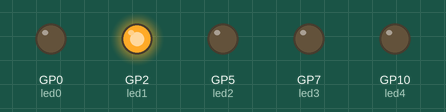
The program below on a simulated Raspberry Pi Pico running MicroPython. On the bench: output pins drawn as LEDs (lit = HIGH).

Above: at 0.02 s.
At 0.77 s:
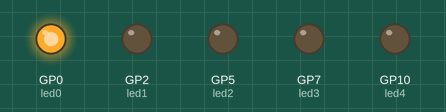
At 1.47 s:
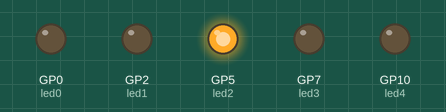
At 2.18 s:
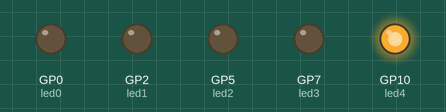
At 2.93 s:
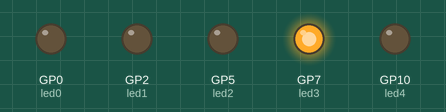
Timing chart, 0 to 3.2 s (numbered marks = the images above):
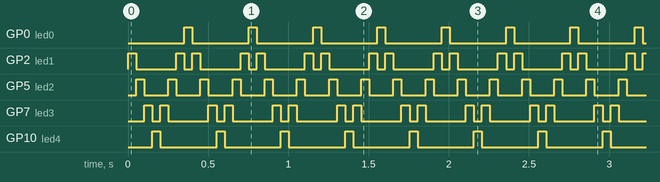

The program:

Cycle5Leds.py
```python
from machine import Pin
from time import sleep

ledindex = 0
direction = True
sleeptime = 0.05

# Register LED pins
led0 = Pin(0,Pin.OUT)
led1 = Pin(2,Pin.OUT)
led2 = Pin(5,Pin.OUT)
led3 = Pin(7,Pin.OUT)
led4 = Pin(10,Pin.OUT)

while True:

    # Rotation Logic
    if direction:
        ledindex += 1
    else:
        ledindex -= 1
    if ledindex == 0 or ledindex == 4:
        direction = not direction

    # Update LED Array
    led0.high() if ledindex == 0 else led0.low()
    led1.high() if ledindex == 1 else led1.low()
    led2.high() if ledindex == 2 else led2.low()
    led3.high() if ledindex == 3 else led3.low()
    led4.high() if ledindex == 4 else led4.low()

    # Cycle timer
    sleep(0.05)
```

Measured:
- by itself, GP0 (led0), GP10 (led4): alternates HIGH for 0.05 s and LOW for 0.35 s
- by itself, GP2 (led1): repeats every 0.40 s: LOW 0.25 s, HIGH 0.05 s, LOW 0.05 s, HIGH 0.05 s
- by itself, GP5 (led2): alternates HIGH for 0.05 s and LOW for 0.15 s
- by itself, GP7 (led3): repeats every 0.40 s: LOW 0.05 s, HIGH 0.05 s, LOW 0.25 s, HIGH 0.05 s
